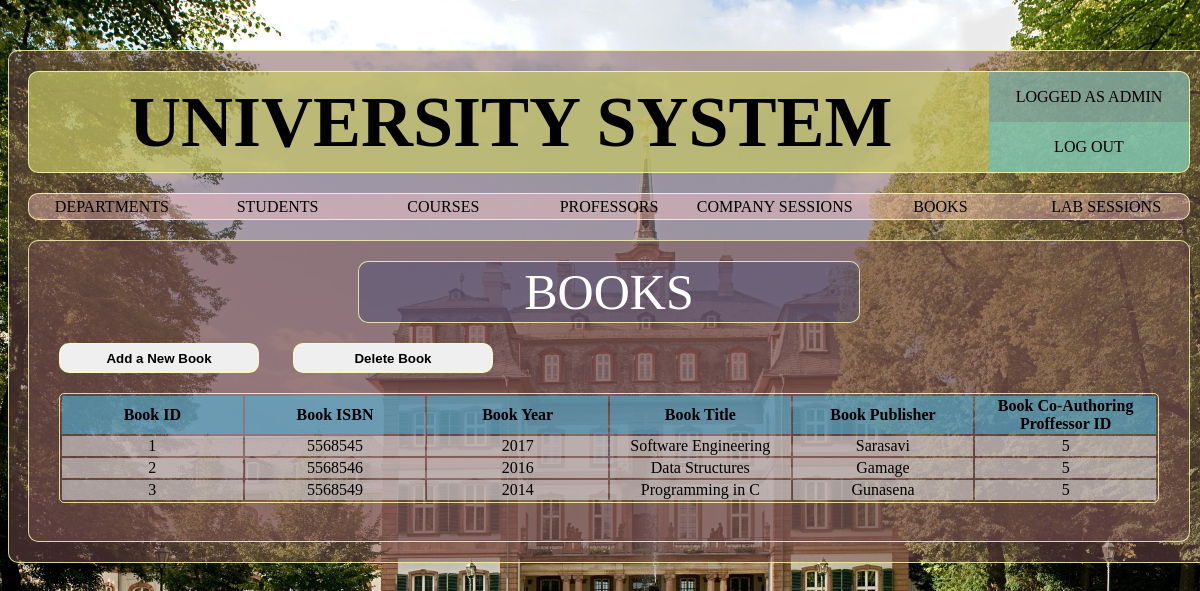
The page /pages/books.php (signed in) on the database as committed earlier.
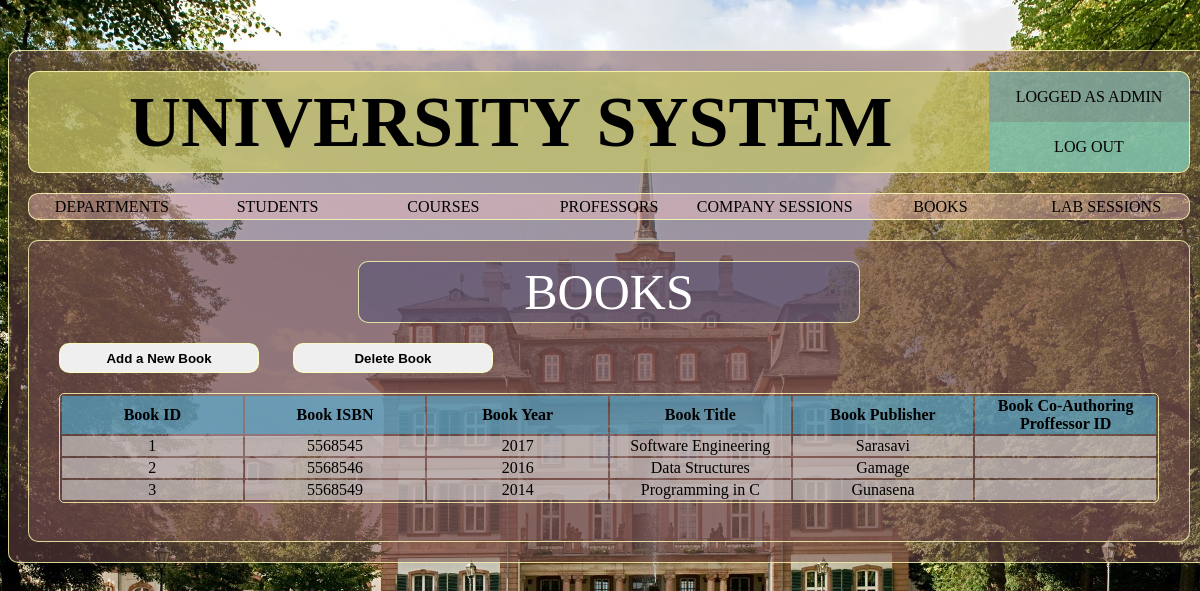
The same page on the database as committed later.
### tables this page shows
CREATE TABLE `book` (
  `bookID` varchar(20) NOT NULL,
  `bookISBN` varchar(20) NOT NULL,
  `bookYear` int(5) NOT NULL,
  `bookTitle` varchar(100) NOT NULL,
  `bookPublisher` varchar(100) NOT NULL,
  `profID` varchar(20) DEFAULT NULL
);

### pages/books.php (the view, shortened to what this page needs)
<?php
 require_once('layout/header.php');
?>
		<div class="container sub-page border-default">
			<div class="sub-page-box">
				<div class="container sub-page-title text-center border-default"> BOOKS </div>
			</div>
			<div class="sub-page-box">
				<button name="add_new_book" class="sub-page-btn border-default" onclick="show_div('hidden_div')"> Add a New Book </button>
                <button name="delete_book" class="sub-page-btn border-default" onclick="show_div('hidden_delete_div')">Delete Book </button>
			</div>
			<div class="sub-page-box">
				<table class="container sub-page-table text-center">
					<tr>
                        <th>Book ID</th>
						<th>Book ISBN</th>
						<th>Book Year</th>
                        <th>Book Title</th>
						<th>Book Publisher</th>
						<th>Book Co-Authoring Proffessor ID</th>
					</tr>
                        <?php
                            require_once('../inc/config.php');
                            $query="SELECT * FROM book";
                        $userquery=mysqli_query($connection,$query);
                        if(mysqli_num_rows($userquery)>0){
                            while($row=mysqli_fetch_assoc($userquery)){
                                    echo "<tr><td>".$row['bookID']."</td>";
                                    echo "<td>".$row['bookISBN']."</td>";
                                    echo "<td>".$row['bookYear']."</td>";
                                    echo "<td>".$row['bookTitle']."</td>";
                                    echo "<td>".$row['bookPublisher']."</td>";
                                    echo "<td>".$row['profID']."</td></tr>";
                                }
                            }
                        ?>
				</table>
			</div>
		</div>
	</div>
</body>
</html>

Rows that differ between the two databases and show on the page:
changed book "Software Engineering": profID "5" → (not shown)
changed book "Data Structures": profID "5" → (not shown)
changed book "Programming in C": profID "5" → (not shown)
